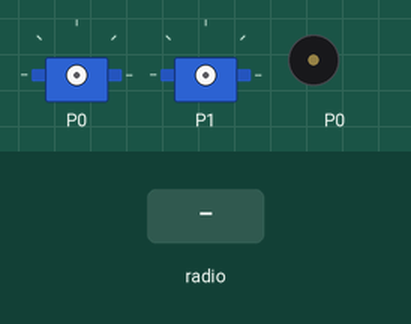
Recording of a program running on a simulated BBC micro:bit (MakeCode). On the bench: 2 × servo, buzzer (waves = sounding). The inputs (shaded band) are chosen by the test bench.

Above: at 1.2 s.
1.3 s: radio message "stop" arrives
At 1.49 s:
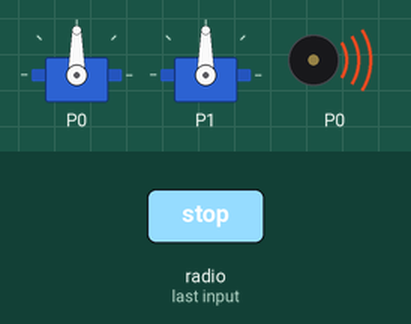
4.3 s: radio message "forward" arrives
At 5.0 s:
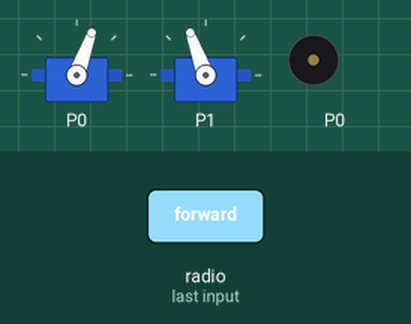
5.8 s: radio message "back" arrives
At 6.2 s:
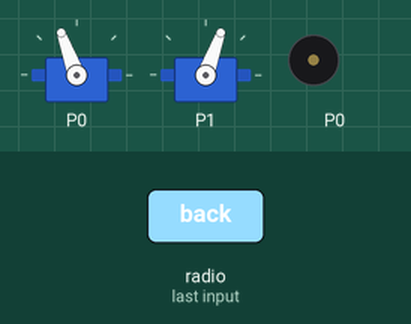
Timing chart, 0 to 8.8 s (numbered marks = the images above; inputs shaded):
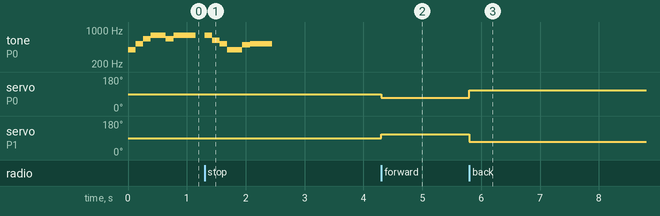

The program:

main.ts
```typescript
radio.onReceivedString(function (receivedString) {
    if (receivedString == "forward") {
        pins.servoWritePin(AnalogPin.P0, 70)
        pins.servoWritePin(AnalogPin.P1, 110)
    } else if (receivedString == "back") {
        pins.servoWritePin(AnalogPin.P0, 110)
        pins.servoWritePin(AnalogPin.P1, 70)
    } else if (receivedString == "left") {
        pins.servoWritePin(AnalogPin.P0, 82)
        pins.servoWritePin(AnalogPin.P1, 90)
    } else if (receivedString == "right") {
        pins.servoWritePin(AnalogPin.P0, 90)
        pins.servoWritePin(AnalogPin.P1, 99)
    } else if (receivedString == "stop") {
        pins.servoWritePin(AnalogPin.P0, 90)
        pins.servoWritePin(AnalogPin.P1, 90)
        music._playDefaultBackground(music.builtInPlayableMelody(Melodies.PowerDown), music.PlaybackMode.InBackground)
    }
})
radio.setGroup(1)
music._playDefaultBackground(music.builtInPlayableMelody(Melodies.PowerUp), music.PlaybackMode.InBackground)
```

test.ts
```typescript
// テストはここに来ます。このパッケージが拡張機能として使用されるときにはコンパイルされません。
```

Measured:
- after the input at 1.3 s, tone on P0: plays 784 Hz for 0.13 s, 622 Hz for 0.13 s, 523 Hz for 0.13 s, 392 Hz for 0.26 s, 494 Hz for 0.13 s, 523 Hz for 0.38 s, starting at once
- after the input at 4.3 s, servo on P0: 90° → 70° at once; servo on P1: 90° → 110° at once
- after the input at 5.8 s, servo on P0: 70° → 110° at once; servo on P1: 110° → 70° at once
- by itself, tone on P0: plays 392 Hz for 0.13 s, 523 Hz for 0.13 s, 659 Hz for 0.13 s, 784 Hz for 0.26 s, 659 Hz for 0.13 s, 784 Hz for 0.38 s
